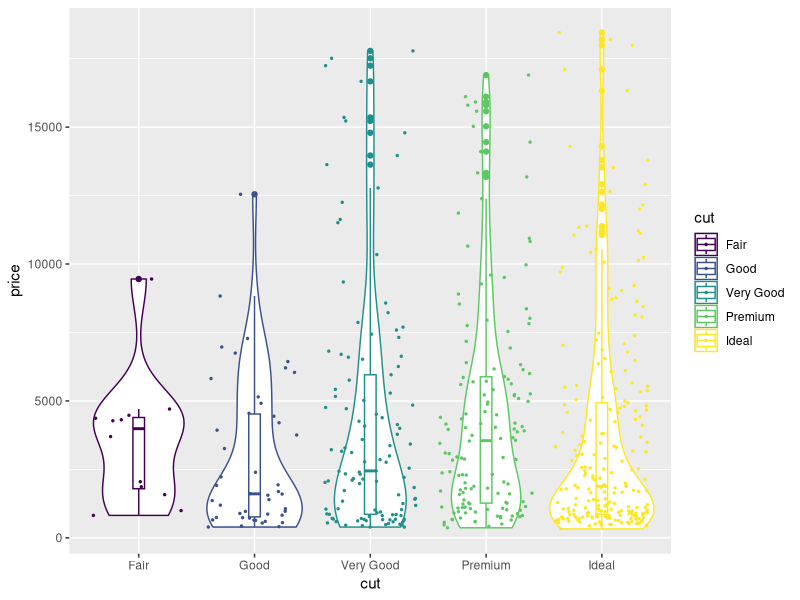

Generate this figure with R: (Note: this script raises an error after producing the figure.)
#violin plot in ggplot
#ggplot_violin()

install.packages("ggplot2")
library(ggplot2)

data()
data("diamonds")

d_sample <- diamonds[seq(1,53000, by=100),]
nrow(d_sample)

p <- ggplot(data=d_sample, aes(x=cut, y=price, color=cut))+geom_violin()

p + geom_boxplot(width=0.1)+ geom_jitter(size=0.5)+
  ggsave("violinplot.pdf")



  
  